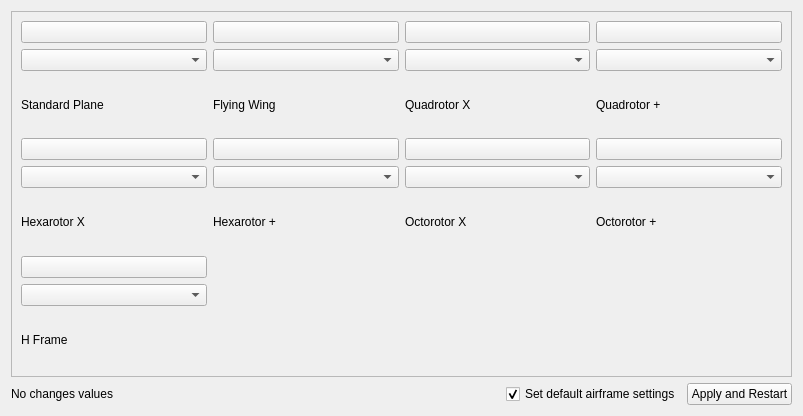
<?xml version="1.0" encoding="UTF-8"?>
<ui version="4.0">
 <class>QGCPX4AirframeConfig</class>
 <widget class="QWidget" name="QGCPX4AirframeConfig">
  <property name="geometry">
   <rect>
    <x>0</x>
    <y>0</y>
    <width>803</width>
    <height>416</height>
   </rect>
  </property>
  <property name="windowTitle">
   <string>Form</string>
  </property>
  <layout class="QGridLayout" name="gridLayout_2">
   <item row="1" column="2">
    <widget class="QCheckBox" name="defaultGainsCheckBox">
     <property name="text">
      <string>Set default airframe settings</string>
     </property>
     <property name="checked">
      <bool>true</bool>
     </property>
    </widget>
   </item>
   <item row="0" column="0" colspan="4">
    <widget class="QScrollArea" name="scrollArea">
     <property name="widgetResizable">
      <bool>true</bool>
     </property>
     <widget class="QWidget" name="scrollAreaWidgetContents">
      <property name="geometry">
       <rect>
        <x>0</x>
        <y>0</y>
        <width>762</width>
        <height>531</height>
       </rect>
      </property>
      <layout class="QGridLayout" name="gridLayout">
       <item row="0" column="0">
        <layout class="QVBoxLayout" name="verticalLayout">
         <item>
          <widget class="QPushButton" name="planePushButton">
           <property name="text">
            <string/>
           </property>
           <property name="icon">
            <iconset resource="../../../qgroundcontrol.qrc">
             <normaloff>:/files/images/px4/airframes/plane_aert.png</normaloff>:/files/images/px4/airframes/plane_aert.png</iconset>
           </property>
           <property name="iconSize">
            <size>
             <width>120</width>
             <height>120</height>
            </size>
           </property>
           <property name="checkable">
            <bool>true</bool>
           </property>
          </widget>
         </item>
         <item>
          <widget class="QComboBox" name="planeComboBox"/>
         </item>
         <item>
          <widget class="QLabel" name="label">
           <property name="text">
            <string>Standard Plane</string>
           </property>
          </widget>
         </item>
        </layout>
       </item>
       <item row="0" column="1">
        <layout class="QVBoxLayout" name="verticalLayout_2">
         <item>
          <widget class="QPushButton" name="flyingWingPushButton">
           <property name="text">
            <string/>
           </property>
           <property name="icon">
            <iconset resource="../../../qgroundcontrol.qrc">
             <normaloff>:/files/images/px4/airframes/flying_wing.png</normaloff>:/files/images/px4/airframes/flying_wing.png</iconset>
           </property>
           <property name="iconSize">
            <size>
             <width>120</width>
             <height>120</height>
            </size>
           </property>
           <property name="checkable">
            <bool>true</bool>
           </property>
          </widget>
         </item>
         <item>
          <widget class="QComboBox" name="flyingWingComboBox"/>
         </item>
         <item>
          <widget class="QLabel" name="label_2">
           <property name="text">
            <string>Flying Wing</string>
           </property>
          </widget>
         </item>
        </layout>
       </item>
       <item row="0" column="2">
        <layout class="QVBoxLayout" name="verticalLayout_3">
         <item>
          <widget class="QPushButton" name="quadXPushButton">
           <property name="text">
            <string/>
           </property>
           <property name="icon">
            <iconset resource="../../../qgroundcontrol.qrc">
             <normaloff>:/files/images/px4/airframes/quad_x.png</normaloff>:/files/images/px4/airframes/quad_x.png</iconset>
           </property>
           <property name="iconSize">
            <size>
             <width>120</width>
             <height>120</height>
            </size>
           </property>
           <property name="checkable">
            <bool>true</bool>
           </property>
          </widget>
         </item>
         <item>
          <widget class="QComboBox" name="quadXComboBox"/>
         </item>
         <item>
          <widget class="QLabel" name="label_3">
           <property name="text">
            <string>Quadrotor X</string>
           </property>
          </widget>
         </item>
        </layout>
       </item>
       <item row="0" column="3">
        <layout class="QVBoxLayout" name="verticalLayout_4">
         <item>
          <widget class="QPushButton" name="quadPlusPushButton">
           <property name="text">
            <string/>
           </property>
           <property name="icon">
            <iconset resource="../../../qgroundcontrol.qrc">
             <normaloff>:/files/images/px4/airframes/quad_+.png</normaloff>:/files/images/px4/airframes/quad_+.png</iconset>
           </property>
           <property name="iconSize">
            <size>
             <width>120</width>
             <height>120</height>
            </size>
           </property>
           <property name="checkable">
            <bool>true</bool>
           </property>
          </widget>
         </item>
         <item>
          <widget class="QComboBox" name="quadPlusComboBox"/>
         </item>
         <item>
          <widget class="QLabel" name="label_4">
           <property name="text">
            <string>Quadrotor +</string>
           </property>
          </widget>
         </item>
        </layout>
       </item>
       <item row="1" column="0">
        <layout class="QVBoxLayout" name="verticalLayout_5">
         <item>
          <widget class="QPushButton" name="hexaXPushButton">
           <property name="text">
            <string/>
           </property>
           <property name="icon">
            <iconset resource="../../../qgroundcontrol.qrc">
             <normaloff>:/files/images/px4/airframes/hexa_x.png</normaloff>:/files/images/px4/airframes/hexa_x.png</iconset>
           </property>
           <property name="iconSize">
            <size>
             <width>120</width>
             <height>120</height>
            </size>
           </property>
           <property name="checkable">
            <bool>true</bool>
           </property>
          </widget>
         </item>
         <item>
          <widget class="QComboBox" name="hexaXComboBox"/>
         </item>
         <item>
          <widget class="QLabel" name="label_5">
           <property name="text">
            <string>Hexarotor X</string>
           </property>
          </widget>
         </item>
        </layout>
       </item>
       <item row="1" column="1">
        <layout class="QVBoxLayout" name="verticalLayout_6">
         <item>
          <widget class="QPushButton" name="hexaPlusPushButton">
           <property name="text">
            <string/>
           </property>
           <property name="icon">
            <iconset resource="../../../qgroundcontrol.qrc">
             <normaloff>:/files/images/px4/airframes/hexa_+.png</normaloff>:/files/images/px4/airframes/hexa_+.png</iconset>
           </property>
           <property name="iconSize">
            <size>
             <width>120</width>
             <height>120</height>
            </size>
           </property>
           <property name="checkable">
            <bool>true</bool>
           </property>
          </widget>
         </item>
         <item>
          <widget class="QComboBox" name="hexaPlusComboBox"/>
         </item>
         <item>
          <widget class="QLabel" name="label_6">
           <property name="text">
            <string>Hexarotor +</string>
           </property>
          </widget>
         </item>
        </layout>
       </item>
       <item row="1" column="2">
        <layout class="QVBoxLayout" name="verticalLayout_7">
         <item>
          <widget class="QPushButton" name="octoXPushButton">
           <property name="text">
            <string/>
           </property>
           <property name="icon">
            <iconset resource="../../../qgroundcontrol.qrc">
             <normaloff>:/files/images/px4/airframes/octo_x.png</normaloff>:/files/images/px4/airframes/octo_x.png</iconset>
           </property>
           <property name="iconSize">
            <size>
             <width>120</width>
             <height>120</height>
            </size>
           </property>
           <property name="checkable">
            <bool>true</bool>
           </property>
          </widget>
         </item>
         <item>
          <widget class="QComboBox" name="octoXComboBox"/>
         </item>
         <item>
          <widget class="QLabel" name="label_7">
           <property name="text">
            <string>Octorotor X</string>
           </property>
          </widget>
         </item>
        </layout>
       </item>
       <item row="1" column="3">
        <layout class="QVBoxLayout" name="verticalLayout_8">
         <item>
          <widget class="QPushButton" name="octoPlusPushButton">
           <property name="text">
            <string/>
           </property>
           <property name="icon">
            <iconset resource="../../../qgroundcontrol.qrc">
             <normaloff>:/files/images/px4/airframes/octo_+.png</normaloff>:/files/images/px4/airframes/octo_+.png</iconset>
           </property>
           <property name="iconSize">
            <size>
             <width>120</width>
             <height>120</height>
            </size>
           </property>
           <property name="checkable">
            <bool>true</bool>
           </property>
          </widget>
         </item>
         <item>
          <widget class="QComboBox" name="octoPlusComboBox"/>
         </item>
         <item>
          <widget class="QLabel" name="label_8">
           <property name="text">
            <string>Octorotor +</string>
           </property>
          </widget>
         </item>
        </layout>
       </item>
       <item row="2" column="0">
        <layout class="QVBoxLayout" name="verticalLayout_9">
         <item>
          <widget class="QPushButton" name="hPushButton">
           <property name="text">
            <string/>
           </property>
           <property name="iconSize">
            <size>
             <width>120</width>
             <height>120</height>
            </size>
           </property>
           <property name="checkable">
            <bool>true</bool>
           </property>
          </widget>
         </item>
         <item>
          <widget class="QComboBox" name="hComboBox"/>
         </item>
         <item>
          <widget class="QLabel" name="label_9">
           <property name="text">
            <string>H Frame</string>
           </property>
          </widget>
         </item>
        </layout>
       </item>
      </layout>
     </widget>
    </widget>
   </item>
   <item row="1" column="3">
    <widget class="QPushButton" name="applyButton">
     <property name="text">
      <string>Apply and Restart</string>
     </property>
    </widget>
   </item>
   <item row="1" column="0">
    <widget class="QLabel" name="statusLabel">
     <property name="text">
      <string>No changes values</string>
     </property>
    </widget>
   </item>
   <item row="1" column="1">
    <spacer name="horizontalSpacer">
     <property name="orientation">
      <enum>Qt::Horizontal</enum>
     </property>
     <property name="sizeHint" stdset="0">
      <size>
       <width>40</width>
       <height>20</height>
      </size>
     </property>
    </spacer>
   </item>
  </layout>
 </widget>
 <resources>
  <include location="../../../qgroundcontrol.qrc"/>
 </resources>
 <connections/>
</ui>
